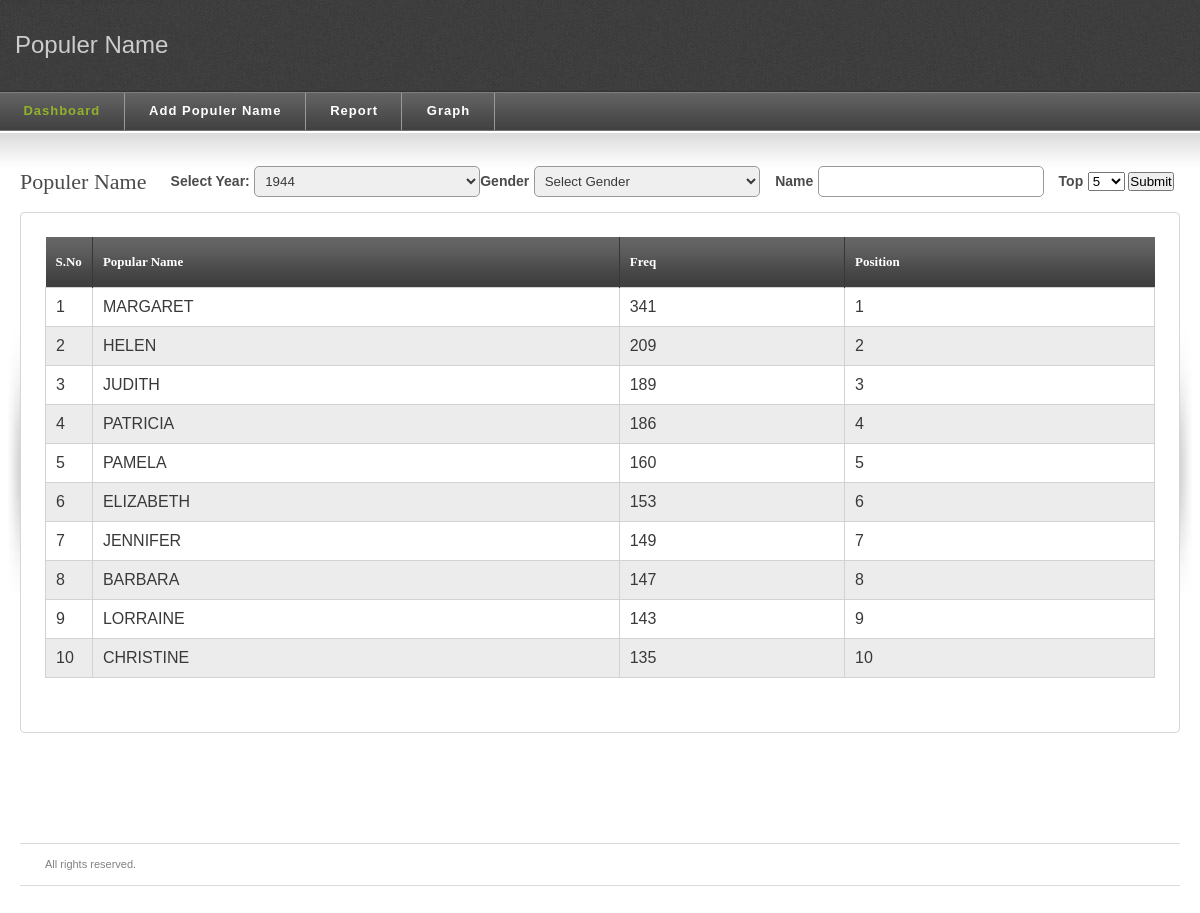
The page /proj/index.php?select_year=1944 on the database its author committed.
### tables this page shows
CREATE TABLE IF NOT EXISTS `babytable` (
  `id` int(11) NOT NULL AUTO_INCREMENT,
  `name` varchar(200) NOT NULL,
  `sex` varchar(50) NOT NULL,
  `freq` int(50) NOT NULL,
  `position` int(50) NOT NULL,
  `year` varchar(10) NOT NULL,
  PRIMARY KEY (`id`)
);

### proj/index.php (the view, shortened to what this page needs)
<?
$p=1;
function yearDropdown($startYear, $endYear,$select_year){
        for ($i=$startYear;$i<=$endYear;$i++){
			if($select_year==$i){$s='Selected';}else{$s='';}
        echo "<option value=".$i." ".$s.">".$i."</option>";
        }
}
print_r($_REQUEST);
?>
<!DOCTYPE html PUBLIC "-//W3C//DTD XHTML 1.0 Strict//EN" "http://www.w3.org/TR/xhtml1/DTD/xhtml1-strict.dtd">
<html xmlns="http://www.w3.org/1999/xhtml">
<head>
<? include('links.php');?>
</head>
<body>
<? include('__logo.php');?>
<? include('__nav.php');?>
<div id="content-outer">
<div id="content">
<form name="customerID" id="customerID">
	<div id="page-heading">
        <table width="98%" border="0">
          <tr>
            <td><h1>Populer Name</h1></td>
          	<td align="right">
            <span style="font-size:14px; font-weight:700; color:#4B4B4B;">Select Year:</span>
            <select name="select_year" id="select_year" class="inp-form">
             <?php yearDropdown(1944, date('Y'),$_REQUEST['select_year']);  ?>
            </select>
          </td>
          <td> <span style="font-size:14px; font-weight:700; color:#4B4B4B;">Gender</span>
          <select name="gender" id="gender" class="inp-form">
          <option value="">Select Gender</option>
          </select>
          </td>
          <td> <span style="font-size:14px; font-weight:700; color:#4B4B4B;">Name</span>
          <input type="text" name="name" id="name" class="inp-form" value="<?=$_REQUEST['name']?>">
          </td>
          <td> <span style="font-size:14px; font-weight:700; color:#4B4B4B;">Top</span>
          		<select name="top_data">
                	<option value="5">5</option>
                </select>
          </td>
          <td> <input type="submit" onclick="CustomerValue()"></td>
          </tr>
        </table>
	</div>
	<table border="0" width="100%" cellpadding="0" cellspacing="0" id="content-table">
	<tr>
		<th rowspan="3" class="sized"><img src="images/shared/side_shadowleft.jpg" width="20" height="300" alt="" /></th>
		<th class="topleft"></th>
		<td id="tbl-border-top">&nbsp;</td>
		<th class="topright"></th>
		<th rowspan="3" class="sized"><img src="images/shared/side_shadowright.jpg" width="20" height="300" alt="" /></th>
	</tr>
	<tr>
		<td id="tbl-border-left"></td>
		<td>
		<div id="content-table-inner">
			<div id="table-content">
             	<table border="0" width="100%" cellpadding="0" cellspacing="0" id="product-table">
				<tr>
					<th width="43" class="table-header-repeat" align="center"><a href="">S.No</a>	</th>
					<th class="table-header-repeat line-left minwidth-1"><a href="">Popular Name</a>	</th>
                    <th class="table-header-repeat  line-left"><a href="">Freq</a></th>
                    <th class="table-header-repeat  line-left"><a href="">Position</a></th>
				</tr>
                <?
				$limit=10;
				if($_REQUEST['select_year']!=""){
					$where.=" and  year='".$_REQUEST['select_year']."'";
				}
				if($_REQUEST['select_year']!="")
				$sql="Select * from babytable where 1  $where order by freq desc limit $limit" ;
				$rss=mysql_query($sql) or die();
				$i=0;if(mysql_num_rows($rss)==0){?>
				<tr>
                	<td  colspan="8" align="center">No Data Found.</td>
                </tr>
				<? }
				while($row=mysql_fetch_assoc($rss)){
					$i++;
				if($i % 2 == 0){ $bg='class="alternate-row"';}else{ $bg='';}
				?>
				<tr <?=$bg?>>
					<td><?=$i?></td>
					<td><?=ucwords($row['name'])?></td>
                    <td><?=$row['freq']?></td>
                    <td><?=$row['position']?></td>
                </tr>
				<? }?>
			</table>
             </div></div>
		</td>
		<td id="tbl-border-right"></td>
	</tr>
	<tr>
		<th class="sized bottomleft"></th>
		<td id="tbl-border-bottom">&nbsp;</td>
		<th class="sized bottomright"></th>
	</tr>
	</table>
 </form>
</div>
</div>
<? include_once('__footer.php')?>
</body>
</html>

### proj/links.php (shortened to what this page needs)
<link rel="stylesheet" href="css/screen.css" type="text/css" media="screen" title="default" />

### proj/__logo.php (shortened to what this page needs)
<div id="page-top-outer">
<div id="page-top">
	<div id="logo">
	<a href="">Populer Name</a>
	</div>
</div>
</div>

### proj/__nav.php (shortened to what this page needs)
<nav>
<div class="nav-outer-repeat">
<div class="nav-outer">
        <div id="nav-right">
			<div class="showhide-account">&nbsp;</div>
			<div class="nav-divider">&nbsp;</div>
		</div>
        <? if($_SESSION['type']==0){?>
		<div id="nav-right" style="width:50px;">
			<div class="showhide-account">&nbsp;</div>
			<div class="nav-divider">&nbsp;</div>
		</div>
        <? }?>
		<nav>
     <ul class="nav">
       <li><a href="index.php"  <? if($p==1) echo 'class="selected"'; ?>>Dashboard</a></li>
       <li><a href="add_Name.php" <? if($p==3) echo 'class="selected"'; ?>>Add Populer Name</a></li>
       <li><a href="report.php" <? if($p==4) echo 'class="selected"'; ?>>Report</a></li>
       <li><a href="new_graph.php" <? if($p==5) echo 'class="selected"'; ?>>Graph</a></li>
  </ul>
</nav>
</div>
</div>
</nav>

### proj/__footer.php (shortened to what this page needs)
<div id="footer">
	<div id="footer-left">
	All rights reserved.
    </div>
</div>

### rows shown on the page
babytable: name "MARGARET", freq "341", position "1"
babytable: name "HELEN", freq "209", position "2"
babytable: name "JUDITH", freq "189", position "3"
babytable: name "PATRICIA", freq "186", position "4"
babytable: name "PAMELA", freq "160", position "5"
babytable: name "ELIZABETH", freq "153", position "6"
babytable: name "JENNIFER", freq "149", position "7"
babytable: name "BARBARA", freq "147", position "8"
babytable: name "LORRAINE", freq "143", position "9"
babytable: name "CHRISTINE", freq "135", position "10"

### other values the page prints
form field select_year "1944"
